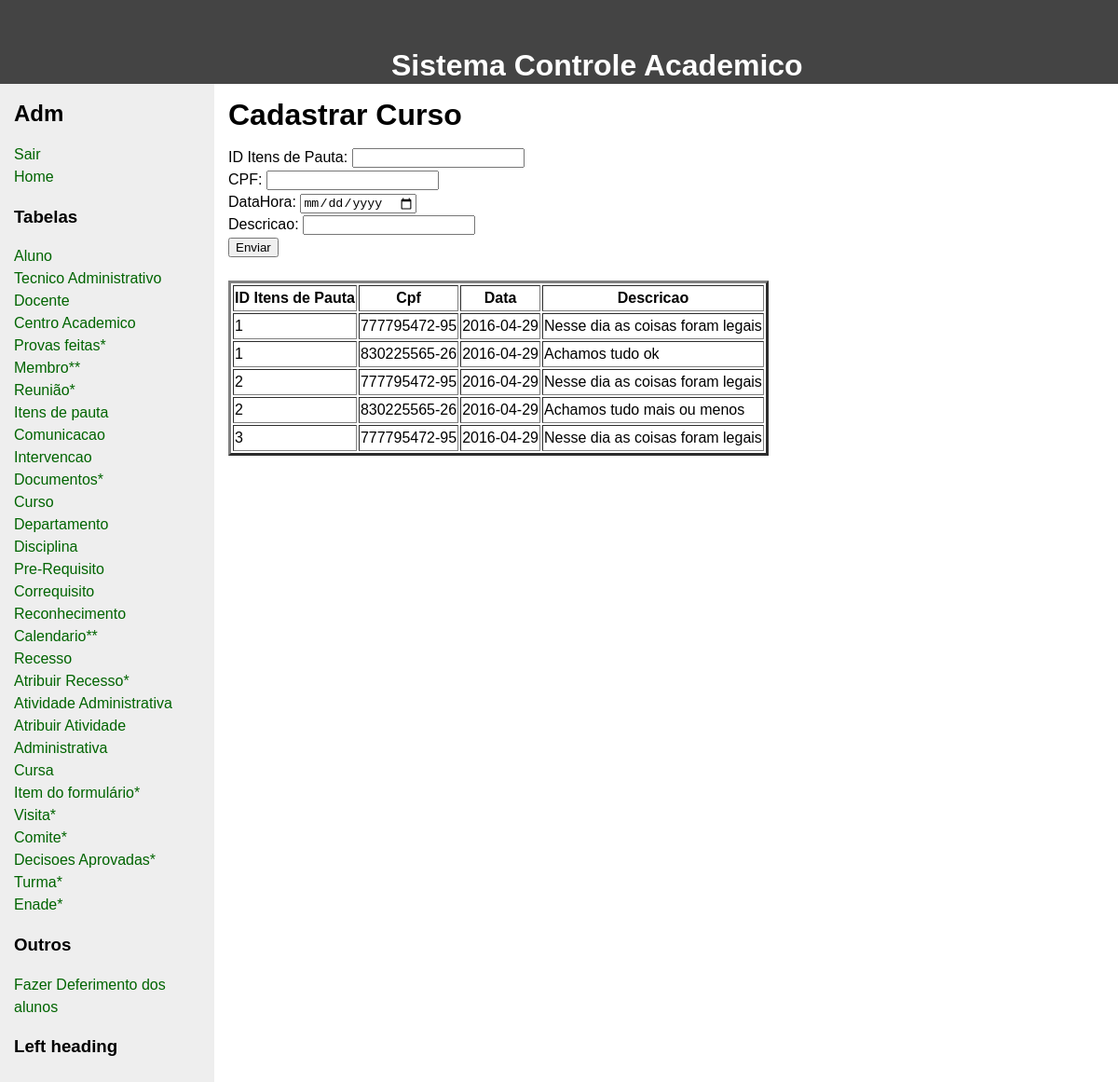
Screenshot of /LabBDinterface-master/criarIntervencao.php with the database file from the repository.
### tables this page shows
CREATE TABLE intervencoes (
    data_hora             DATE,
    descricao             LONGTEXT,
    id_itens_de_pauta     INT,
    cpf                   CHAR(12),
    CONSTRAINT intervencao_itens_de_pauta_fk FOREIGN KEY (id_itens_de_pauta) references itens_de_pauta (id),
    CONSTRAINT intervencao_cpf_fk FOREIGN KEY (cpf) references membro (cpf),
    CONSTRAINT intervencao_pk PRIMARY KEY (id_itens_de_pauta, cpf, data_hora)
);

### LabBDinterface-master/criarIntervencao.php (the view, shortened to what this page needs)
<!DOCTYPE html>
<html>
 <head>
    <div class id=head>
    <b> Sistema Controle Academico </b>
    </div>
    </head>
 <body>
   <div id="wrapper">
     <main>
       <div id="content">
         <div class="innertube">
           <h1>Cadastrar Curso</h1>
           <p >
             <form action="criarIntervencao.php" method="post" align=”center”>
             ID Itens de Pauta: <input type="text" name="id_idp" /><br>
             CPF:  <input type="text" name="cpf"/><br>
             DataHora:  <input type="date" name="data_hora"/><br>
             Descricao:  <input type="text" name="descricao"/><br>
             <input type="submit" value="Enviar" name="submit">
             </form>
             <?php
             $host     = "localhost";
             $port     = 3306;
             $socket   = "";
             $user     = "root";
             $password = "";
             $dbname   = "labbd";
             $con = new mysqli($host, $user, $password, $dbname, $port, $socket)
                     or die ('Could not connect to the database server' . mysqli_connect_error());
             $sql = "SELECT * FROM intervencoes";
             $result = $con->query($sql);
             echo "<br>";
             echo "<table border=3>";
             echo "<th> ID Itens de Pauta </th> <th> Cpf</th>  <th> Data </th> <th> Descricao</th>";
             if ($result->num_rows > 0) {
                 while($row = $result->fetch_assoc()) {
                   echo "<tr>";
                     echo "<td>" ;
                     echo  $row["id_itens_de_pauta"];
                     echo "</td>";
                     echo "<td>" ;
                     echo $row["cpf"];
                     echo "</td>";
                     echo "<td>" ;
                     echo $row["data_hora"];
                     echo "</td>";
                     echo "<td>" ;
                     echo $row["descricao"];
                     echo "</td>";
                   echo "</tr>";
                 }
             echo "</table>";
             } else {
                 echo "0 results";
             }
          ?>
           </p>
         </div>
       </div>
     </main>
<?php include("sidebarAdm.php"); ?>
   </div>
 </body>
</html>

### LabBDinterface-master/criarIntervencao.php (style rules this page uses)
body { margin:0; padding:0; font-family: Sans-Serif; line-height: 1.5em; }
main { padding-bottom: 10010px; margin-bottom: -10000px; float: left; width: 100%; }
#wrapper { overflow: hidden; }
#content { margin-left: 230px; }
.innertube { margin: 15px; margin-top: 0; }
p { color: #555; }
b { color: white; font-family: Sans-Serif; font-size: 200%; position: absolute; left: 35%; top: 5% }
#head { height: 90px; background: #444; }

### rows the page displays
intervencoes: id_itens_de_pauta "1", cpf "777795472-95", data_hora "2016-04-29", descricao "Nesse dia as coisas foram legais"
intervencoes: id_itens_de_pauta "1", cpf "830225565-26", data_hora "2016-04-29", descricao "Achamos tudo ok"
intervencoes: id_itens_de_pauta "2", cpf "777795472-95", data_hora "2016-04-29", descricao "Nesse dia as coisas foram legais"
intervencoes: id_itens_de_pauta "2", cpf "830225565-26", data_hora "2016-04-29", descricao "Achamos tudo mais ou menos"
intervencoes: id_itens_de_pauta "3", cpf "777795472-95", data_hora "2016-04-29", descricao "Nesse dia as coisas foram legais"
